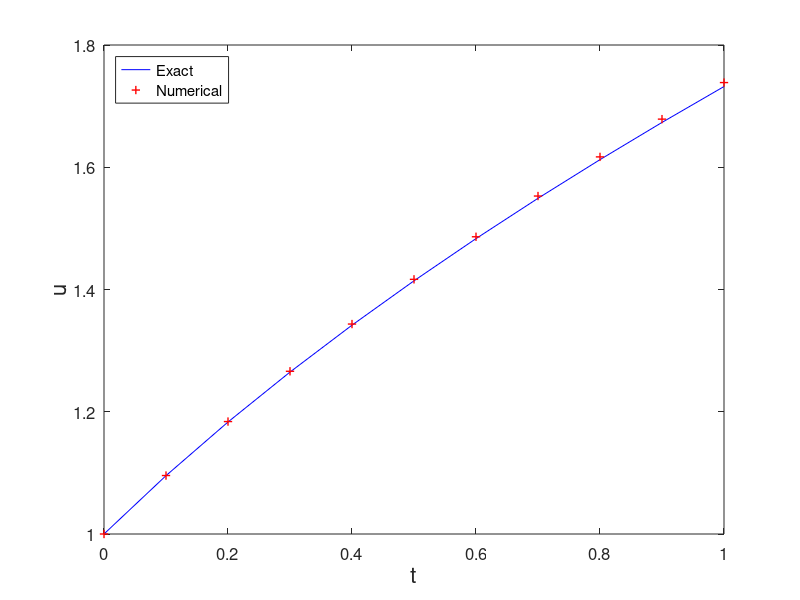

MATLAB code for this plot:
% BDF2Non.m
% BDF method for the nonlinear ODE model
% u'(t)=u-2t/u, t in [0,1]
% Initial condition: u(0)=1;
% Exact solution: u(t)=sqrt(2*t+1)
clear all; close all;
h=0.1;
t=0:h:1;          % interval partition
N=length(t)-1;
un=zeros(1,N+1);
un(1)=1;          % initial value
NI(1,N)=0;        % Record the number of iterations
% Trapezoidal rule to compute un(2)
X=un(1);
Xprev=0;
while abs(X-Xprev) > abs(X)*1e-14
    Xprev=X;
    X=X-(X-h/2*X+h*t(2)/X-un(1)-h/2*(un(1)...
        -2*t(1)/un(1)))./(1-h/2-h*t(2)/(X^2));
    un(2)=X;
    NI(1)=NI(1)+1;
end
% BDF2 method
for n=1:N-1
    X=un(n+1);
    Xprev=0;
    while abs(X-Xprev) > abs(X)*1e-14
    Xprev=X;
    X=X-(X-2/3*h*X+4/3*h*t(n+2)/X-4/3*un(n+1)...
        +1/3*un(n))./(1-2/3*h-4/3*h*t(n+2)/(X^2));
    NI(n+1)=NI(n+1)+1;
    end
    un(n+2)=X;
end
ue=sqrt(2*t+1);    % exact solution
plot(t,ue,'b-',t,un,'r+','LineWidth',1)
legend('Exact','Numerical','location','northwest')
% title('BDF2 method','fontsize',12)
set(gca,'fontsize',12)
xlabel('t','fontsize',16), ylabel('u','fontsize',16)

% computing error
error=max(abs(un-ue))

% print -dpng -r600 BDF2Non.png
% print -depsc2 BDF2Non.eps
